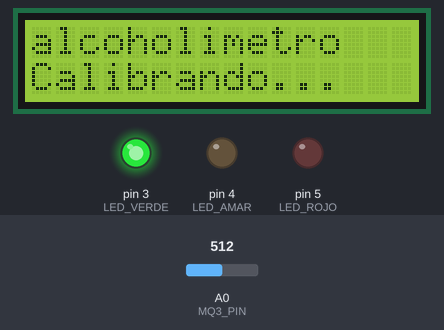
A sketch run on a simulated Arduino Uno, built with avr-gcc and run on an emulated ATmega328P. On the bench: 16×2 character LCD, output pins drawn as LEDs (lit = HIGH). The inputs (shaded band) are chosen by the test bench; at power-on: A0 (MQ3_PIN) = 512.

Above: at 0.1 s.
At 0.6 s:
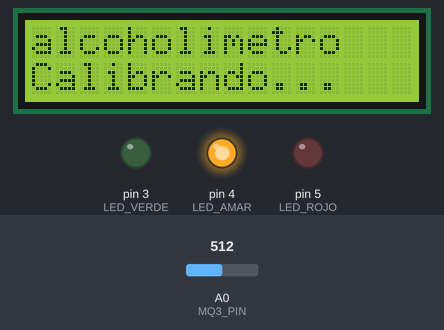
At 1.1 s:
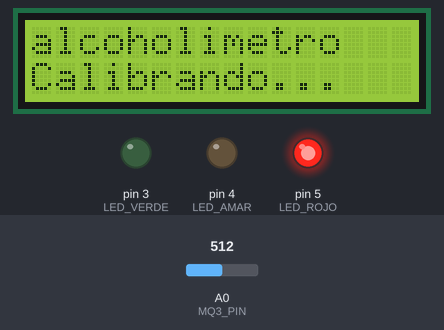
At 1.6 s:
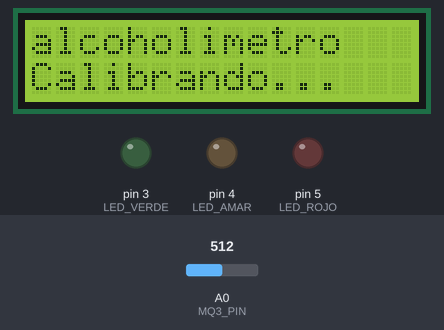
At 64.0 s:
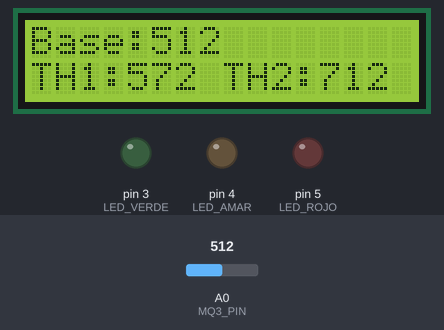
At 65.5 s:
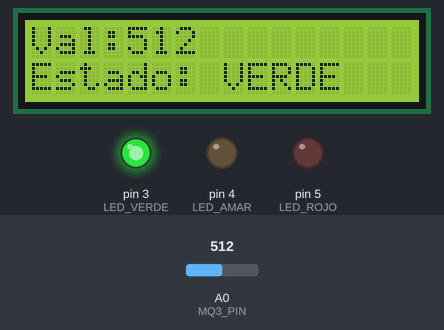
Timing chart, 0 to 67.0 s (numbered marks = the images above):
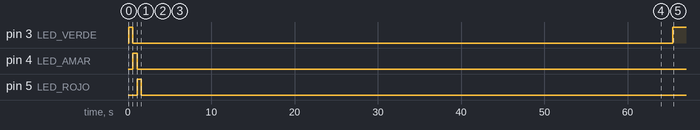

The sketch:

SensorDeAlcohol.ino
```cpp
#include <Wire.h>
#include <LiquidCrystal_I2C.h>

const int MQ3_PIN   = A0;
const int LED_VERDE = 3;
const int LED_AMAR  = 4;
const int LED_ROJO  = 5;

// *** CAMBIA ESTO SEGÚN TU CABLEADO ***
// true  -> ánodo del LED al pin y cátodo a GND (HIGH = encender)
// false -> ánodo a +5V y cátodo al pin (LOW = encender)
const bool LED_ACTIVE_HIGH = true;

LiquidCrystal_I2C lcd(0x27, 16, 2);

const unsigned long WARMUP_MS = 60000;  // 1 min
const uint8_t  N_MEDIA     = 30;
const uint16_t SAMPLE_MS   = 100;
const uint16_t HISTERESIS  = 20;

int TH1, TH2;
int buf[N_MEDIA];
uint8_t idx = 0;
long acc = 0;
int baseRef = 0;

inline void writeLed(int pin, bool on){
  if (LED_ACTIVE_HIGH) {
    digitalWrite(pin, on ? HIGH : LOW);
  } else {
    digitalWrite(pin, on ? LOW : HIGH);
  }
}

void setLeds(bool v, bool a, bool r){
  writeLed(LED_VERDE, v);
  writeLed(LED_AMAR,  a);
  writeLed(LED_ROJO,  r);
}

int readSmooth(){
  acc -= buf[idx];
  buf[idx] = analogRead(MQ3_PIN);
  acc += buf[idx];
  idx = (idx + 1) % N_MEDIA;
  return acc / N_MEDIA;
}

void setup(){
  pinMode(LED_VERDE, OUTPUT);
  pinMode(LED_AMAR,  OUTPUT);
  pinMode(LED_ROJO,  OUTPUT);
  setLeds(0,0,0);

  Serial.begin(9600);
  lcd.init();
  lcd.backlight();
  lcd.clear();
  lcd.setCursor(0,0); lcd.print("alcoholimetro");
  lcd.setCursor(0,1); lcd.print("Calibrando...");

  // TEST de LEDs al arranque (verás cada color 500 ms)
  setLeds(1,0,0); delay(500);
  setLeds(0,1,0); delay(500);
  setLeds(0,0,1); delay(500);
  setLeds(0,0,0);

  // Precarga buffer
  for (uint8_t i=0; i<N_MEDIA; i++){
    buf[i] = analogRead(MQ3_PIN);
    acc += buf[i];
    delay(10);
  }

  // Warm-up
  unsigned long start = millis();
  while (millis() - start < WARMUP_MS) delay(100);

  // baseRef
  long sum=0; const uint8_t M=40;
  for (uint8_t i=0; i<M; i++){ sum += readSmooth(); delay(50); }
  baseRef = sum / M;

  // Umbrales auto
  TH1 = baseRef + 60;
  TH2 = baseRef + 200;

  lcd.clear();
  lcd.setCursor(0,0); lcd.print("Base:"); lcd.print(baseRef);
  lcd.setCursor(0,1); lcd.print("TH1:"); lcd.print(TH1); lcd.print(" TH2:"); lcd.print(TH2);
  delay(1500);
  lcd.clear();
}

enum Estado { BAJO, MEDIO, ALTO };
Estado estado = BAJO;

void loop(){
  int val = readSmooth();

  // Determina estado (con histéresis)
  Estado nuevo;
  if (val >= TH2 + HISTERESIS)      nuevo = ALTO;
  else if (val < TH1 - HISTERESIS)  nuevo = BAJO;
  else                              nuevo = MEDIO;

  estado = nuevo; // actualízalo siempre

  // *** ACTUALIZA LEDs EN CADA CICLO ***
  switch(estado){
    case BAJO:  setLeds(1,0,0); break;  // Verde
    case MEDIO: setLeds(0,1,0); break;  // Amarillo
    case ALTO:  setLeds(0,0,1); break;  // Rojo
  }

  // LCD
  lcd.setCursor(0,0);
  lcd.print("Val:"); lcd.print(val); lcd.print("   ");
  lcd.setCursor(0,1);
  if (estado==BAJO)   lcd.print("Estado: VERDE   ");
  if (estado==MEDIO)  lcd.print("Estado: AMARILLO");
  if (estado==ALTO)   lcd.print("Estado: ROJO    ");

  // Debug opcional por serie
  // Serial.print("Val=");Serial.print(val);
  // Serial.print("  Base=");Serial.print(baseRef);
  // Serial.print("  TH1=");Serial.print(TH1);
  // Serial.print("  TH2=");Serial.println(TH2);

  delay(SAMPLE_MS);
}
```

Measured:
- by itself, pin 3 (LED_VERDE): HIGH → LOW at 0.59 s, → HIGH 64.8 s later
- what the display in image 4 shows lasts 1.6 s, from 63.9 s to 65.5 s
